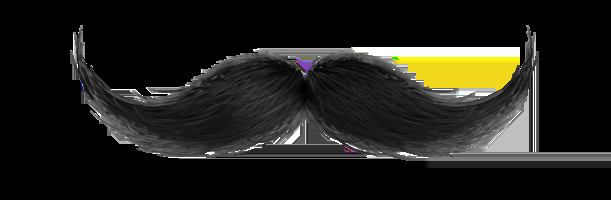
#> input picture mobilegoruntu/pythonProject/biyik.webp, 611 x 200 px
$ python -i kariketur.py   (imports and definitions only)
#> lines starting #> are read from the running program, lines starting #| are printed output that depends on the picture; after the words box and inside, x2 and y2 are one past the last pixel; in counts of white or black regions, pixels touching at a corner belong together
#> further down, picture is the input picture: shape (200, 611, 3); mean B, G, R 25.9, 30.9, 31.6
import cv2
import numpy as np

def apply_cartoon_effect(image):
    # 1. Gürültüyü azaltmak için bilateral filtre uygula (yüz yumuşar ama kenarlar kalır)
    filtered = cv2.bilateralFilter(image, d=9, sigmaColor=75, sigmaSpace=75)

    # 2. Griye çevir
    gray = cv2.cvtColor(image, cv2.COLOR_BGR2GRAY)
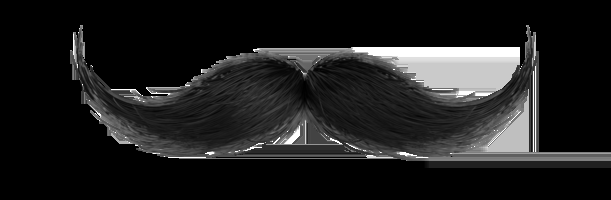
#> gray: shape (200, 611); min 0, max 255, mean 30.5

    # 3. Kenar tespiti için median blur
    gray_blur = cv2.medianBlur(gray, 9)
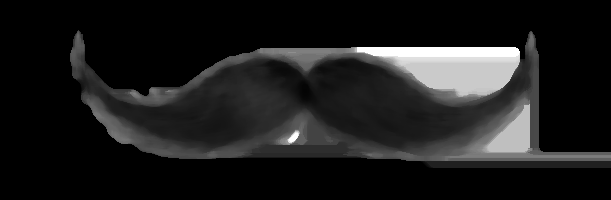
#> gray_blur: shape (200, 611); min 0, max 255, mean 28.6

    # 4. Kenarları bul (adaptive threshold ile)
    edges = cv2.adaptiveThreshold(
        gray_blur, 255,
        cv2.ADAPTIVE_THRESH_MEAN_C,
        cv2.THRESH_BINARY,
        blockSize=9,
        C=2
    )
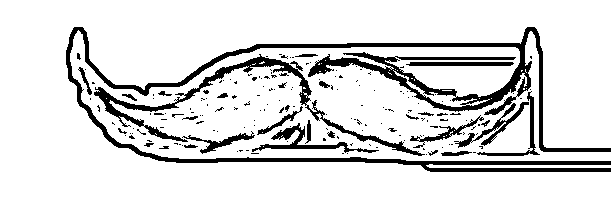
#> edges: shape (200, 611); 86.2% white; 180 black regions (151 under 20 px), largest, box (x1, y1, x2, y2) and area: (66, 27, 611, 172) 9688, (94, 54, 425, 156) 2692, (252, 123, 379, 153) 740

    # 5. Kenarları BGR’ye çevir (3 kanala çıkar)
    edges_colored = cv2.cvtColor(edges, cv2.COLOR_GRAY2BGR)

    # 6. Renkli görüntü ile kenarları bitwise AND ile birleştir (karikatürleştirme)
    cartoon = cv2.bitwise_and(filtered, edges_colored)
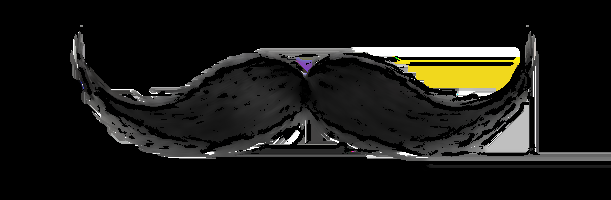
#> cartoon: shape (200, 611, 3); mean B, G, R 20.7, 24.4, 24.9

    return cartoon

>>> import cv2
>>> picture = cv2.imread('biyik.webp')
>>> result = apply_cartoon_effect(picture)

$ run again, on mobilegoruntu/pythonProject/gozluk.webp
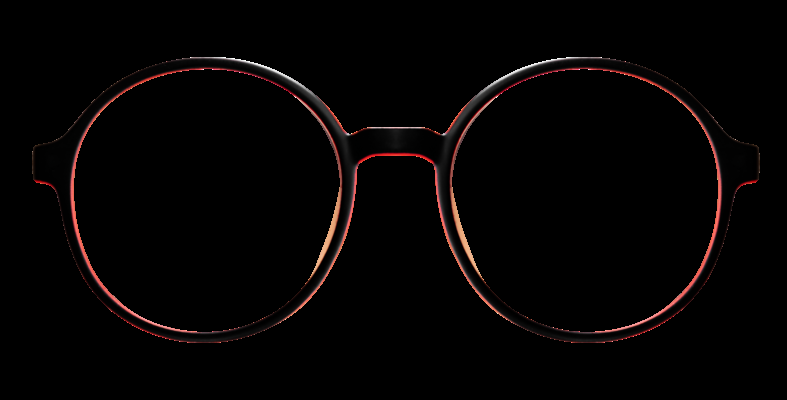
#> input picture mobilegoruntu/pythonProject/gozluk.webp, 787 x 400 px
#> picture is the input picture: shape (400, 787, 3); mean B, G, R 2.9, 3.1, 5.4
#> in apply_cartoon_effect, `gray_blur = cv2.medianBlur(gray, 9)`:
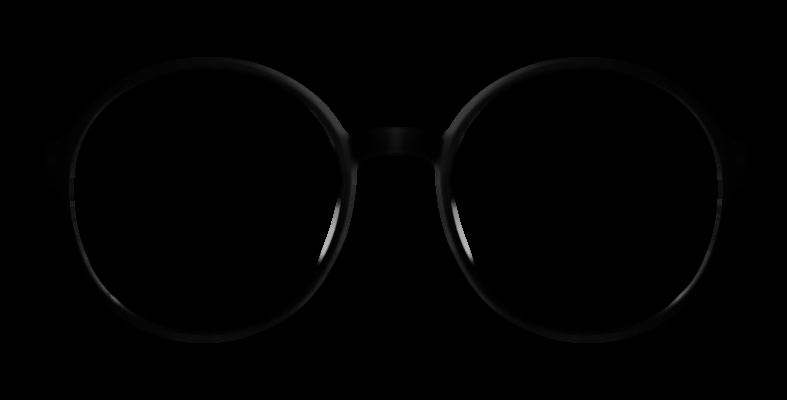
#> gray_blur: shape (400, 787); min 0, max 181, mean 1.3
#> in apply_cartoon_effect, `edges = cv2.adaptiveThreshold( gray_blur, 255, cv2.ADAPTIVE_THRESH_MEA..`:
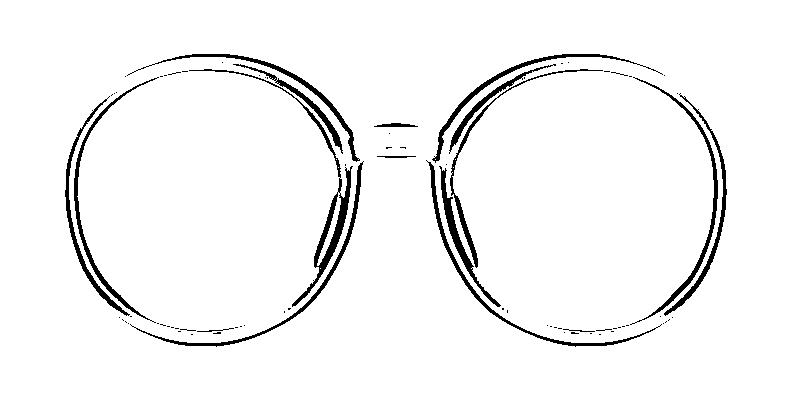
#> edges: shape (400, 787); 95.7% white; 82 black regions (65 under 20 px), largest, box (x1, y1, x2, y2) and area: (189, 69, 353, 307) 1724, (426, 160, 662, 347) 1153, (130, 161, 364, 347) 1149

$ run again, on mobilegoruntu/pythonProject/sakal.png
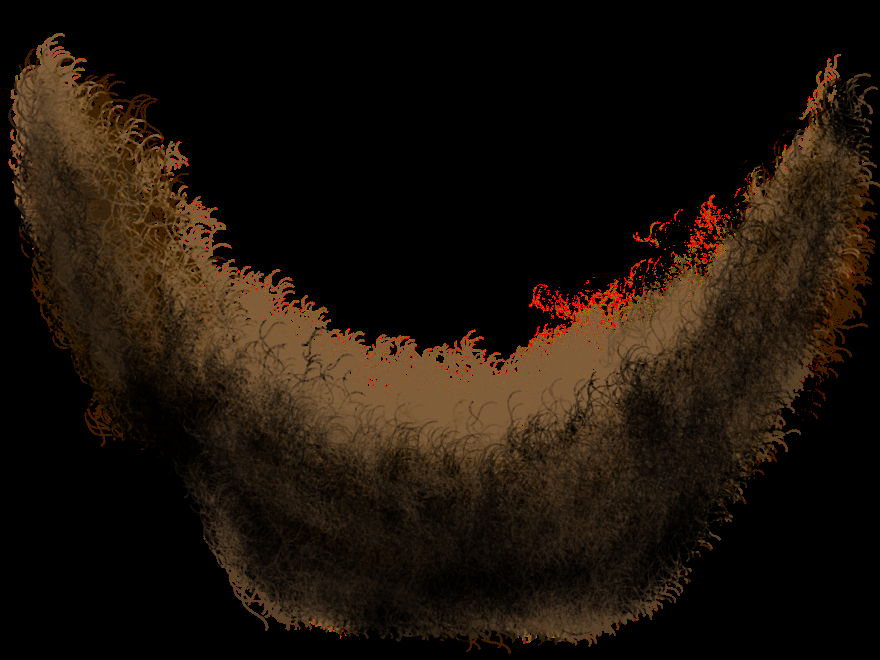
#> input picture mobilegoruntu/pythonProject/sakal.png, 880 x 660 px
#> picture is the input picture: shape (660, 880, 3); mean B, G, R 9.9, 18.5, 28
#> in apply_cartoon_effect, `edges = cv2.adaptiveThreshold( gray_blur, 255, cv2.ADAPTIVE_THRESH_MEA..`:
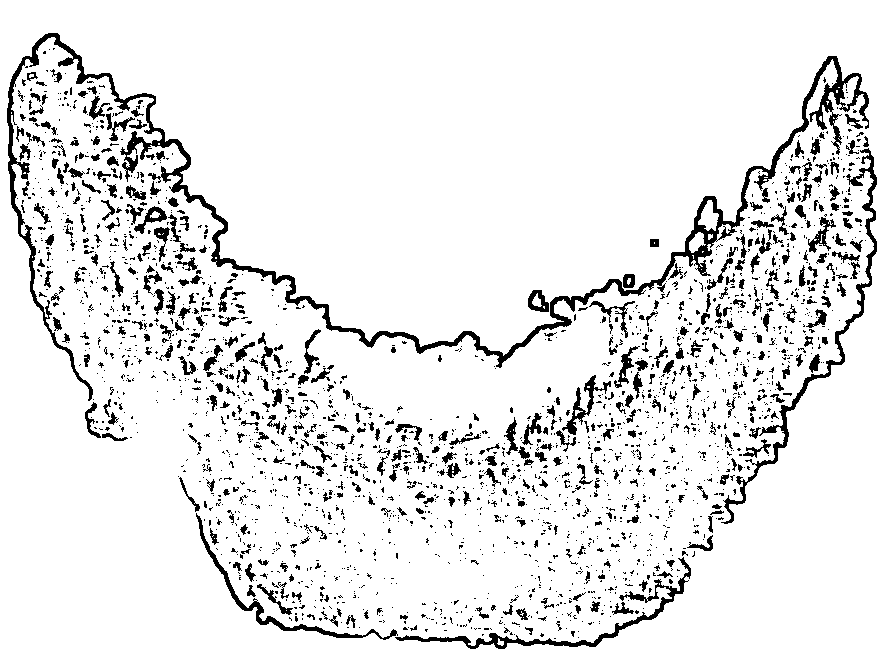
#> edges: shape (660, 880); 91.3% white; 2427 black regions (1979 under 20 px), largest, box (x1, y1, x2, y2) and area: (7, 33, 869, 401) 11738, (721, 148, 877, 524) 2450, (395, 557, 691, 649) 1926
#> in apply_cartoon_effect, `cartoon = cv2.bitwise_and(filtered, edges_colored)`:
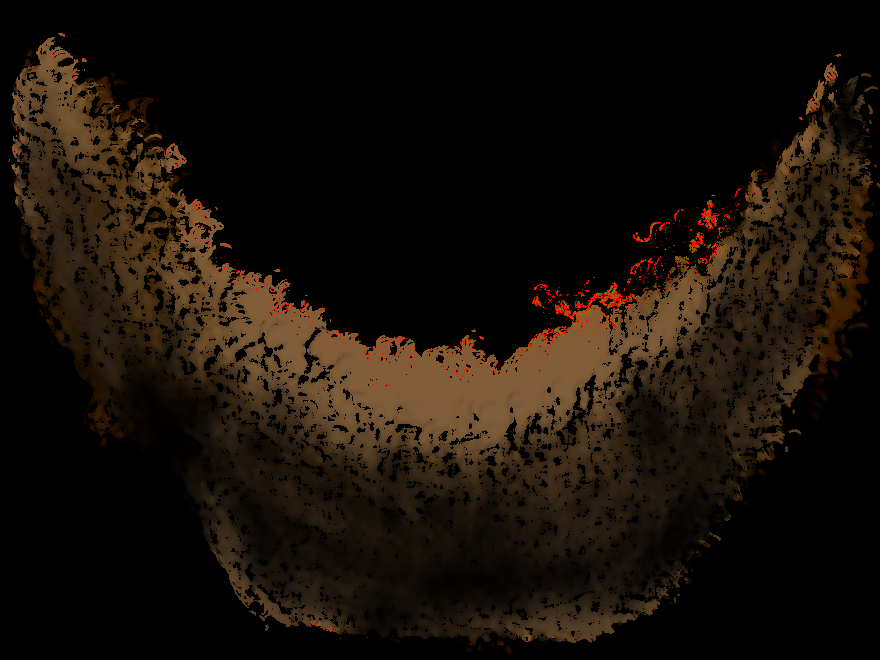
#> cartoon: shape (660, 880, 3); mean B, G, R 8.7, 15.9, 23.6
